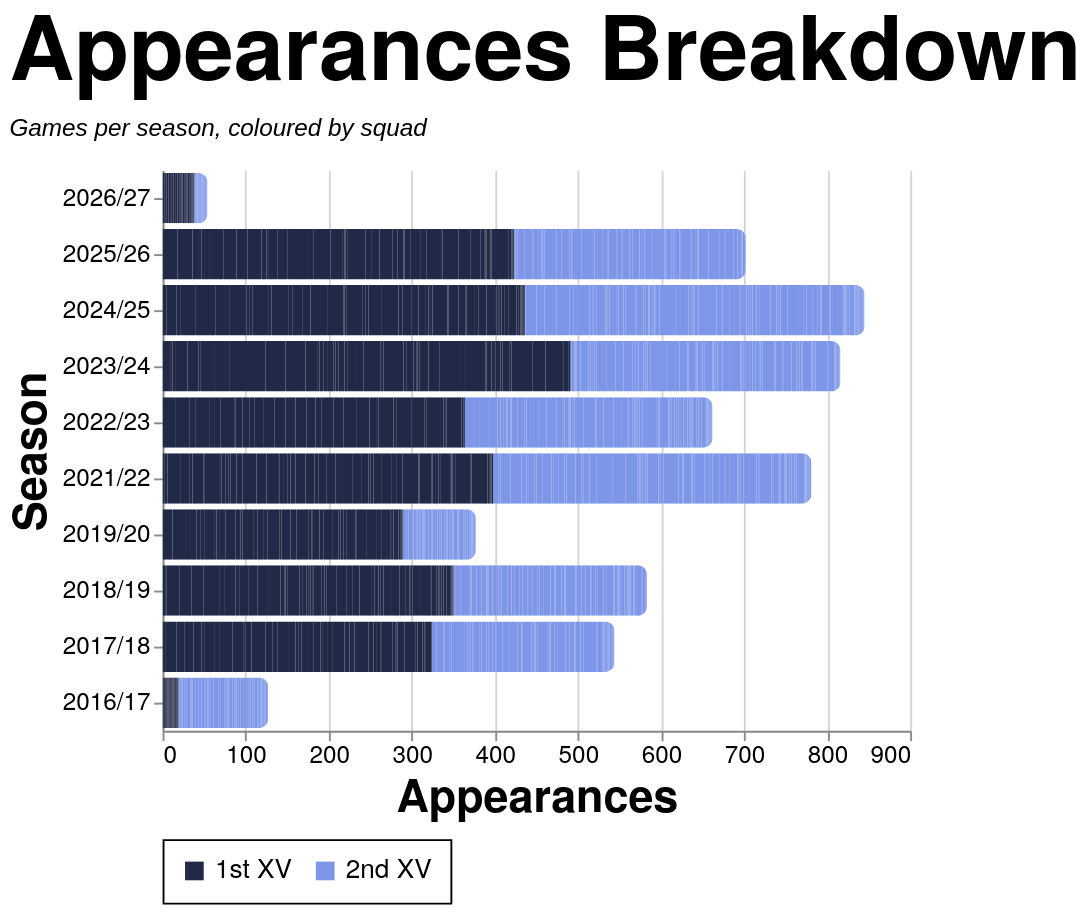

Vega-Lite specification stored for this chart:
### Vega-Lite specification from a JSON file in a GitHub repository (floating-point values rounded to 4 significant figures; data arrays with more than 128 entries replaced by an {"elided": "..."} marker saying what was removed)
{"config": {"axis": {"labelFont": "PT Sans Narrow, Helvetica Neue, Helvetica, Arial, sans-serif", "titleFont": "PT Sans Narrow, Helvetica Neue, Helvetica, Arial, sans-serif", "labelFontSize": 13, "titleFontSize": 24, "gridColor": "#202947", "gridOpacity": 0.2, "zindex": 1}, "text": {"font": "Lato, sans-serif"}, "bar": {"cornerRadiusEnd": 5}, "header": {"labelFont": "PT Sans Narrow, Helvetica Neue, Helvetica, Arial, sans-serif", "titleFont": "PT Sans Narrow, Helvetica Neue, Helvetica, Arial, sans-serif", "labelFontSize": 24, "titleFontSize": 28, "labelFontWeight": "bold", "orient": "left"}, "legend": {"labelFont": "PT Sans Narrow, Helvetica Neue, Helvetica, Arial, sans-serif", "titleFont": "PT Sans Narrow, Helvetica Neue, Helvetica, Arial, sans-serif", "labelFontSize": 14, "titleFontSize": 16, "titlePadding": 5, "fillColor": "white", "strokeColor": "black", "padding": 10, "titleFontWeight": "lighter", "titleFontStyle": "italic", "titleColor": "gray", "offset": 10}, "title": {"font": "PT Sans Narrow, Helvetica Neue, Helvetica, Arial, sans-serif", "fontSize": 48, "fontWeight": "bold", "anchor": "start", "align": "center", "titlePadding": 20, "subtitlePadding": 10, "subtitleFontSize": 13, "subtitleColor": "", "subtitleFontStyle": "italic", "offset": 15, "color": "black"}, "axisX": {"labelAngle": 0}, "facet": {"title": null, "header": null, "align": {"row": "each", "column": "each"}, "spacing": 10}, "resolve": {"scale": {"y": "independent", "facet": "independent"}}, "background": "transparent", "scale": {"offsetBandPaddingOuter": 0.2, "offsetBandPaddingInner": 0.1}, "view": {"stroke": null, "background": "transparent"}}, "data": {"name": "data-17609bbb6679d6a56328fa9b422ca394"}, "mark": {"type": "bar"}, "encoding": {"color": {"field": "color_value", "legend": {"orient": "bottom", "title": null}, "scale": {"domain": ["1st XV", "2nd XV"], "range": ["#202946", "#7d96e8"]}, "sort": {"field": "sum(apps)", "op": "sum", "order": "descending"}, "type": "nominal"}, "tooltip": [{"field": "player", "title": "Player", "type": "nominal"}, {"field": "season", "title": "Season", "type": "nominal"}, {"field": "color_value", "title": "Group", "type": "nominal"}, {"aggregate": "sum", "field": "apps", "title": "Appearances", "type": "quantitative"}], "x": {"aggregate": "sum", "field": "apps", "title": "Appearances", "type": "quantitative"}, "y": {"field": "season", "sort": {"field": "season_sort", "op": "max", "order": "descending"}, "title": "Season", "type": "nominal"}}, "height": {"step": 30}, "title": {"text": "Appearances Breakdown", "subtitle": "Games per season, coloured by squad"}, "width": 400, "$schema": "https://vega.github.io/schema/vega-lite/v5.20.1.json", "datasets": {"data-17609bbb6679d6a56328fa9b422ca394": {"elided": "2563 records"}}}
